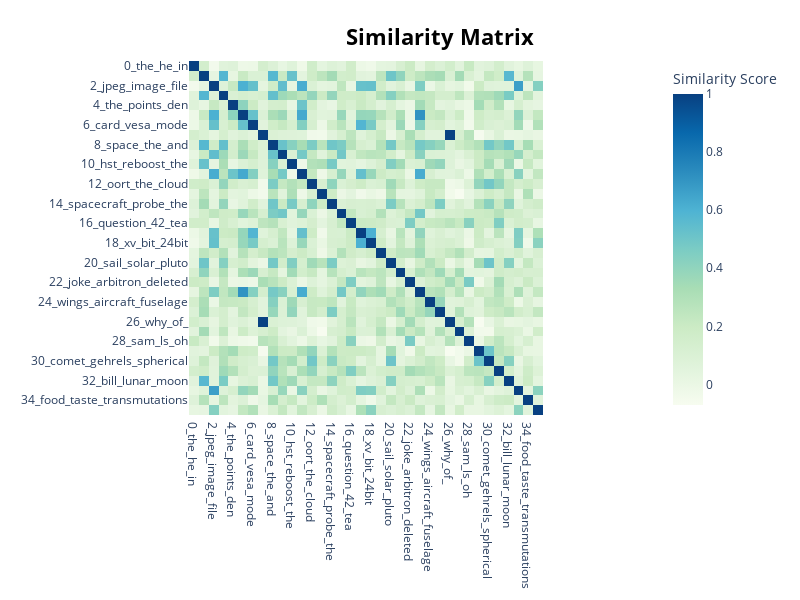

The notebook cell this image was saved under:
### Markdown cell above
## BERTopic: Visualize Topic Heatmap

### Code cell
fig = topic_model.visualize_heatmap()
fig.update_layout(width=800, height=600)
fig.show()

### Figure 1 — Plotly figure (JSON) as saved in the notebook; plotly's stock layout.template omitted (floating-point values rounded to 4 significant figures; data arrays with more than 128 entries replaced by an {"elided": "..."} marker saying what was removed)
{"data": [{"coloraxis": "coloraxis", "hovertemplate": "x: %{x}<br>y: %{y}<br>Similarity Score: %{z}<extra></extra>", "name": "0", "type": "heatmap", "x": ["0_the_he_in", "1_the_to_of", "2_jpeg_image_file", "3_the_of_to", "4_the_points_den", "5_3d_for_graphics", "6_card_vesa_mode", "7_hello__", "8_space_the_and", "9_for_and_data", "10_hst_reboost_the", "11_conference_int_nok", "12_oort_the_cloud", "13_oxygen_the_of", "14_spacecraft_probe_the", "15_siggraph_membership_me", "16_question_42_tea", "17_colour_rgb_luminosity", "18_xv_bit_24bit", "19_group_groups_newsgroup", "20_sail_solar_pluto", "21_that_and_was", "22_joke_arbitron_deleted", "23_phigs_graphics_computer", "24_wings_aircraft_fuselage", "25_software_process_level", "26_why_of_", "27_hacker_hackers_who", "28_sam_ls_oh", "29_constant_mass_km", "30_comet_gehrels_spherical", "31_circumference_wk_grows", "32_bill_lunar_moon", "33_tiff_complexity_that", "34_food_taste_transmutations", "35_cview_temp_it"], "xaxis": "x", "y": ["0_the_he_in", "1_the_to_of", "2_jpeg_image_file", "3_the_of_to", "4_the_points_den", "5_3d_for_graphics", "6_card_vesa_mode", "7_hello__", "8_space_the_and", "9_for_and_data", "10_hst_reboost_the", "11_conference_int_nok", "12_oort_the_cloud", "13_oxygen_the_of", "14_spacecraft_probe_the", "15_siggraph_membership_me", "16_question_42_tea", "17_colour_rgb_luminosity", "18_xv_bit_24bit", "19_group_groups_newsgroup", "20_sail_solar_pluto", "21_that_and_was", "22_joke_arbitron_deleted", "23_phigs_graphics_computer", "24_wings_aircraft_fuselage", "25_software_process_level", "26_why_of_", "27_hacker_hackers_who", "28_sam_ls_oh", "29_constant_mass_km", "30_comet_gehrels_spherical", "31_circumference_wk_grows", "32_bill_lunar_moon", "33_tiff_complexity_that", "34_food_taste_transmutations", "35_cview_temp_it"], "yaxis": "y", "z": {"elided": "36x36 float values"}}], "layout": {"coloraxis": {"colorbar": {"title": {"text": "Similarity Score"}}, "colorscale": [[0, "rgb(247,252,240)"], [0.125, "rgb(224,243,219)"], [0.25, "rgb(204,235,197)"], [0.375, "rgb(168,221,181)"], [0.5, "rgb(123,204,196)"], [0.625, "rgb(78,179,211)"], [0.75, "rgb(43,140,190)"], [0.875, "rgb(8,104,172)"], [1, "rgb(8,64,129)"]]}, "height": 600, "hoverlabel": {"bgcolor": "white", "font": {"family": "Rockwell", "size": 16}}, "legend": {"title": {"text": "Trend"}}, "margin": {"t": 60}, "showlegend": true, "title": {"font": {"color": "Black", "size": 22}, "text": "<b>Similarity Matrix</b>", "x": 0.55, "xanchor": "center", "y": 0.95, "yanchor": "top"}, "width": 800, "xaxis": {"anchor": "y", "constrain": "domain", "domain": [0, 1], "scaleanchor": "y"}, "yaxis": {"anchor": "x", "autorange": "reversed", "constrain": "domain", "domain": [0, 1]}}}
